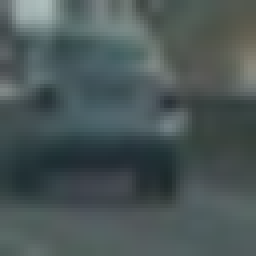
#> input picture data/vehicles/GTI_Far/image0024.png, 64 x 64 px (shown 4 times larger); its folder holds only this picture in this run
$ jupyter execute --allow-errors vehicle_detection_pipeline.ipynb   (shell and % lines are left out)   (older library calls are emulated)
#> lines starting #> are read from the running program, lines starting #| are printed output that depends on the picture
# Vehicle Detection & Tracking
### Author: Bryce Freshcorn

[cell 1]
from collections import deque
import cv2
from glob import glob
import matplotlib.image as mpimg
import matplotlib.pyplot as plt
import numpy as np
from os.path import join
import pandas as pd
from scipy.ndimage.measurements import label
from skimage.feature import hog
from sklearn.externals import joblib
#> (the rest of this cell did not finish here and is left out)

## Helper Functions

[cell 2]
def read_video_dir(img_dir, extension):
    driving_files = glob(join(img_dir,'*.{}'.format(extension)))
    return np.array([mpimg.imread(file) for file in driving_files])

[cell 3]
def read_imgs(data_dir):
#> called with data_dir = './data/vehicles'
    imgs = []
    img_files = glob(join(data_dir, '*/*.png'))
    for file in img_files:
        imgs.append(mpimg.imread(file))
    return imgs

## Lesson Functions

[cell 4]
# [9 lines left out: function convert_color, not called in this run]

# Define a function to return HOG features and visualization
def get_hog_features(img, orient, pix_per_cell, cell_per_block, vis=False, feature_vec=True):
    if vis == True:
        features, hog_image = hog(img, orientations=orient, pixels_per_cell=(pix_per_cell, pix_per_cell),
                                  cells_per_block=(cell_per_block, cell_per_block), transform_sqrt=False,
                                  visualise=vis, feature_vector=feature_vec)
        return features, hog_image
    else:
        features = hog(img, orientations=orient, pixels_per_cell=(pix_per_cell, pix_per_cell),
                       cells_per_block=(cell_per_block, cell_per_block), transform_sqrt=False,
                       visualise=vis, feature_vector=feature_vec)
        return features

# Define a function to compute binned color features
def bin_spatial(img, size=(32, 32)):
    color1 = cv2.resize(img[:,:,0], size).ravel()
    color2 = cv2.resize(img[:,:,1], size).ravel()
    color3 = cv2.resize(img[:,:,2], size).ravel()
    return np.hstack((color1, color2, color3))

# Define a function to compute color histogram features
# Need to change bins_range if reading .png files with mpimg
def color_hist(img, nbins=32): # bins_range=(0, 256)
    # Compute the histogram of the color channels separately
    channel1_hist = np.histogram(img[:,:,0], bins=nbins) # , range=bins_range
    channel2_hist = np.histogram(img[:,:,1], bins=nbins) # , range=bins_range
    channel3_hist = np.histogram(img[:,:,2], bins=nbins) # , range=bins_range
    # Concatenate the histograms into a single feature vector
    hist_features = np.concatenate((channel1_hist[0], channel2_hist[0], channel3_hist[0]))
    # Return the individual histograms, bin_centers and feature vector
    return hist_features

# Define a function to extract features from a list of images
# Have this function call bin_spatial() and color_hist()
def extract_features(imgs, color_space='RGB', spatial_size=(32, 32),
                        hist_bins=32, orient=9,
                        pix_per_cell=8, cell_per_block=2, hog_channel=0,
                        spatial_feat=True, hist_feat=True, hog_feat=True):
    # Create a list to append feature vectors to
    features = []
    # Iterate through the list of images
    for image in imgs:
        file_features = []
        # apply color conversion if other than 'RGB'
        if color_space != 'RGB':
            if color_space == 'HSV':
                feature_image = cv2.cvtColor(image, cv2.COLOR_RGB2HSV)
            elif color_space == 'LUV':
                feature_image = cv2.cvtColor(image, cv2.COLOR_RGB2LUV)
            elif color_space == 'HLS':
                feature_image = cv2.cvtColor(image, cv2.COLOR_RGB2HLS)
            elif color_space == 'YUV':
                feature_image = cv2.cvtColor(image, cv2.COLOR_RGB2YUV)
            elif color_space == 'YCrCb':
                feature_image = cv2.cvtColor(image, cv2.COLOR_RGB2YCrCb)
        else: feature_image = np.copy(image)

        if spatial_feat == True:
            spatial_features = bin_spatial(feature_image, size=spatial_size)
            file_features.append(spatial_features)
        if hist_feat == True:
            # Apply color_hist()
            hist_features = color_hist(feature_image, nbins=hist_bins)
            file_features.append(hist_features)
        if hog_feat == True:
        # Call get_hog_features() with vis=False, feature_vec=True
            if hog_channel == 'ALL':
                hog_features = []
                for channel in range(feature_image.shape[2]):
                    hog_features.append(get_hog_features(feature_image[:,:,channel],
                                        orient, pix_per_cell, cell_per_block,
                                        vis=False, feature_vec=True))
                hog_features = np.ravel(hog_features)
            else:
                hog_features = get_hog_features(feature_image[:,:,hog_channel], orient,
                            pix_per_cell, cell_per_block, vis=False, feature_vec=True)
            # Append the new feature vector to the features list
            file_features.append(hog_features)
        features.append(np.concatenate(file_features))
    # Return list of feature vectors
    return features

# Define a function that takes an image,
# start and stop positions in both x and y,
# window size (x and y dimensions),
# and overlap fraction (for both x and y)
# [251 lines left out: functions slide_window, draw_boxes, single_img_features, search_windows, visualize, add_heat and 3 more, not called in this run]

## Process Data

[cell 5]
test_video_dir = './test_images'
vehicle_data_dir = './data/vehicles'
non_vehicle_data_dir = './data/non-vehicles'

[cell 6]
vehicle_imgs = read_imgs(vehicle_data_dir)
#> vehicle_imgs = 2 items
non_vehicle_imgs = read_imgs(non_vehicle_data_dir)

## Step I - Train Classifier on HOG Features

[cell 7]
view_indices = np.random.randint(0, len(vehicle_imgs), size=10)
#> view_indices = [0, 1, 1, 0, 1, 1, 1, 1, 1, 1]

#### HOG Comparison

[cell 8]
spatial_size = (32, 32)
orient = 12
pix_per_cell = 8
cell_per_block = 2
hist_bins = 32
color_space = 'YCrCb'

[cell 9]
plt.figure(figsize=(20,20))
for i, index in enumerate(view_indices, start=1):
    plt.subplot(2, 5, i)
    plt.tight_layout()
    plt.imshow(vehicle_imgs[index])
#> this loop made 10 passes
#> index on passes 1 to 10: 0, 1, 1, 0, 1, 1, 1, 1, 1, 1

[cell 10]
plt.figure(figsize=(20,20))
for i, index in enumerate(view_indices, start=1):
    plt.subplot(2, 5, i)
    plt.tight_layout()
    gray = cv2.cvtColor(vehicle_imgs[index], cv2.COLOR_RGB2GRAY)
    features, hog_image = get_hog_features(gray, orient=orient, pix_per_cell= pix_per_cell,
                                           cell_per_block=cell_per_block, vis=True, feature_vec=False)
    plt.imshow(hog_image, cmap='gray')
#> this loop made 10 passes
#> pass 1, `features, hog_image = get_hog_features(gray, orient=orient, pix_per_ce..`:
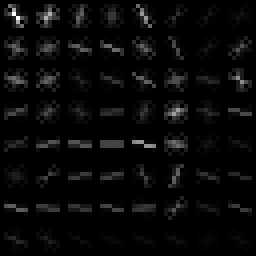
#> hog_image: shape (64, 64) float32 (shown 4 times larger); min 0, max 0.0853, mean 0.00305; drawn with min black and max white
#> pass 2, `gray = cv2.cvtColor(vehicle_imgs[index], cv2.COLOR_RGB2GRAY)`:
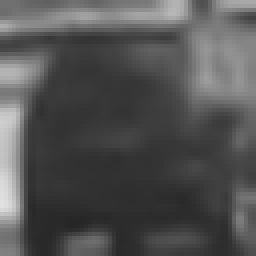
#> gray: shape (64, 64) float32 (shown 4 times larger); min 0.15, max 0.886, mean 0.326
#> pass 2, `features, hog_image = get_hog_features(gray, orient=orient, pix_per_ce..`:
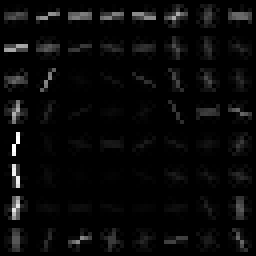
#> hog_image: shape (64, 64) float32 (shown 4 times larger); min 0, max 0.136, mean 0.00486; drawn with min black and max white

[cell 11]
plt.figure(figsize=(20,20))
#> (the rest of this cell did not finish here and is left out)

[cell 12]
plt.figure(figsize=(20,20))
#> (the rest of this cell did not finish here and is left out)

[cell 13]
vehicle_features = extract_features(vehicle_imgs, color_space=color_space,
                                    spatial_size=spatial_size, hist_bins=hist_bins,
                                    orient=orient, pix_per_cell=pix_per_cell,
                                    cell_per_block=cell_per_block,
                                    hog_channel='ALL', spatial_feat=True,
                                    hist_feat=True, hog_feat=True)
#> the loop in extract_features, `for image in imgs:` made 2 passes
#> after the loop in extract_features, `for image in imgs:`: features = 2 items
#> vehicle_features = 2 items
non_vehicle_features = extract_features(non_vehicle_imgs, color_space=color_space,
                                        spatial_size=spatial_size, hist_bins=hist_bins,
                                        orient=orient, pix_per_cell=pix_per_cell,
                                        cell_per_block=cell_per_block,
                                        hog_channel='ALL', spatial_feat=True,
                                        hist_feat=True, hog_feat=True)
#> non_vehicle_features = []
#> (reads classifier.pkl from the repository)
